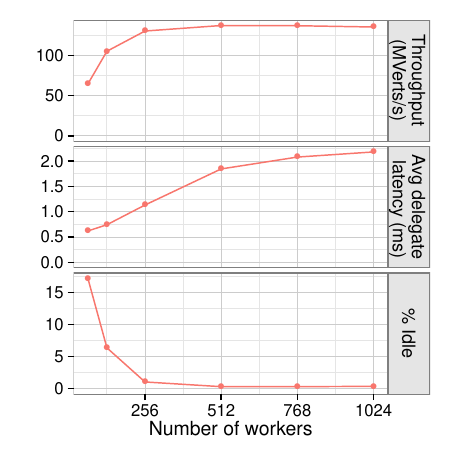

This chart was generated by the following R code:
#!/usr/bin/env Rscript
source("common.R")

d <- db("select * from uts", db="sosp_uts.db",  c("periodic_poll_ticks", "ppn"))
# d$mteps <- d$harmonic_mean_teps / 1e6
d$perf <- d$uts_num_searched_nodes / d$search_runtime / 1e6
# d$capacity_flushes <- d$rdma_capacity_flushes
# d$fraction_flat <- d$cmp_swaps_shorted/(d$cmp_swaps_total)

d$latency <- with(d, DelegateStats_average_latency / GrappaStats_tick_rate * 1e3)
d$idle_percent <- with(d, rdma_idle_flushes / SchedulerStats_scheduler_count * 100)

d.melt <- melt(d, measure=c("perf", "latency", "idle_percent"))
levels(d.melt$variable) <- c('Throughput\n(MVerts/s)', 'Avg delegate\n latency (ms)', '% Idle')

g <- ggplot(subset(d.melt,
  tree == 'T1XL' & nnode == 48
  # & ppn == 16
  & aggregator_autoflush_ticks == 1e6
  ),aes(
    x=num_starting_workers,
    y=value,
    color=x(aggregator_autoflush_ticks),
    linetype=ppn,
    shape=ppn,
    group=x(ppn,aggregator_autoflush_ticks),
    label=round(value),
  ))+
  xlab("Number of workers")+scale_x_continuous(breaks=c(0,256,512,768,1024))+
  guides(fill=FALSE,color=FALSE,shape=FALSE,linetype=FALSE)+
  geom_point()+
  geom_line()+
  # geom_text(size=3, hjust=-0.4, vjust=0.3)+
  facet_grid(variable~., scales="free", labeller=label_value)+
  ylab("")+
  expand_limits(y=0)+
  theme(axis.title.x=element_text(size=14),axis.text=element_text(size=12))+
  sosp_theme
g

ggsave(plot=g, filename="plot_concurrency.pdf", width=4.5, height=4.5)
